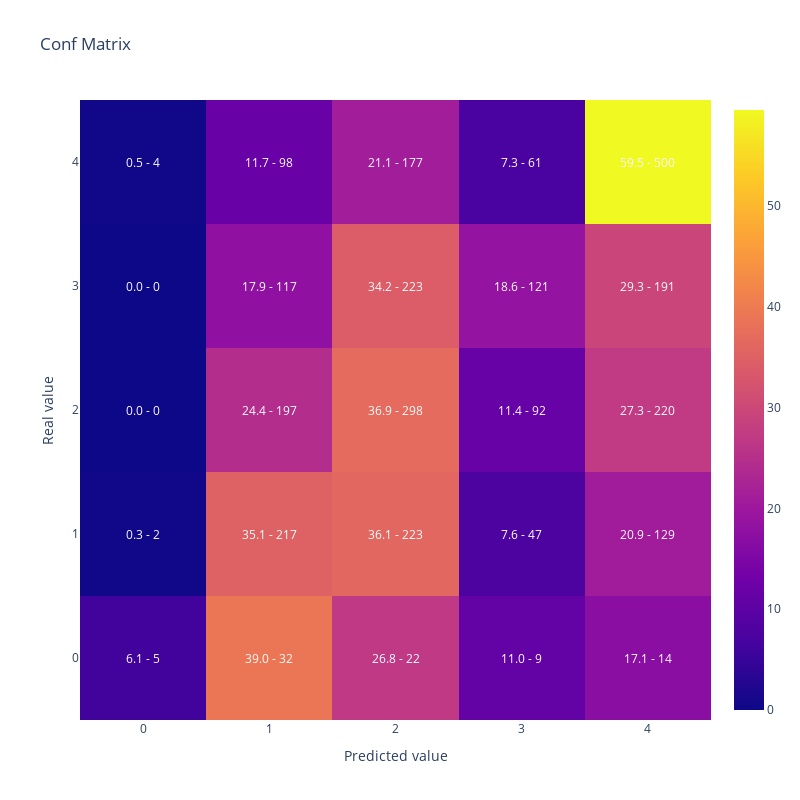

Source (notebook cell):
### Code cell
#Muestro la matriz de confusión
display(plot_confusion_matrix(y_test,y_pred))

### Figure 1 — Plotly figure (JSON) as saved in the notebook; plotly's stock layout.template omitted (floating-point values rounded to 4 significant figures)
{"data": [{"type": "heatmap", "x": [0, 1, 2, 3, 4], "y": [0, 1, 2, 3, 4], "z": [[6.098, 39.02, 26.83, 10.98, 17.07], [0.3236, 35.11, 36.08, 7.605, 20.87], [0, 24.41, 36.93, 11.4, 27.26], [0, 17.94, 34.2, 18.56, 29.29], [0.4762, 11.67, 21.07, 7.262, 59.52]]}], "layout": {"annotations": [{"font": {"color": "white"}, "showarrow": false, "text": "6.1 - 5", "x": 0, "xref": "x", "y": 0, "yref": "y"}, {"font": {"color": "white"}, "showarrow": false, "text": "39.0 - 32", "x": 1, "xref": "x", "y": 0, "yref": "y"}, {"font": {"color": "white"}, "showarrow": false, "text": "26.8 - 22", "x": 2, "xref": "x", "y": 0, "yref": "y"}, {"font": {"color": "white"}, "showarrow": false, "text": "11.0 - 9", "x": 3, "xref": "x", "y": 0, "yref": "y"}, {"font": {"color": "white"}, "showarrow": false, "text": "17.1 - 14", "x": 4, "xref": "x", "y": 0, "yref": "y"}, {"font": {"color": "white"}, "showarrow": false, "text": "0.3 - 2", "x": 0, "xref": "x", "y": 1, "yref": "y"}, {"font": {"color": "white"}, "showarrow": false, "text": "35.1 - 217", "x": 1, "xref": "x", "y": 1, "yref": "y"}, {"font": {"color": "white"}, "showarrow": false, "text": "36.1 - 223", "x": 2, "xref": "x", "y": 1, "yref": "y"}, {"font": {"color": "white"}, "showarrow": false, "text": "7.6 - 47", "x": 3, "xref": "x", "y": 1, "yref": "y"}, {"font": {"color": "white"}, "showarrow": false, "text": "20.9 - 129", "x": 4, "xref": "x", "y": 1, "yref": "y"}, {"font": {"color": "white"}, "showarrow": false, "text": "0.0 - 0", "x": 0, "xref": "x", "y": 2, "yref": "y"}, {"font": {"color": "white"}, "showarrow": false, "text": "24.4 - 197", "x": 1, "xref": "x", "y": 2, "yref": "y"}, {"font": {"color": "white"}, "showarrow": false, "text": "36.9 - 298", "x": 2, "xref": "x", "y": 2, "yref": "y"}, {"font": {"color": "white"}, "showarrow": false, "text": "11.4 - 92", "x": 3, "xref": "x", "y": 2, "yref": "y"}, {"font": {"color": "white"}, "showarrow": false, "text": "27.3 - 220", "x": 4, "xref": "x", "y": 2, "yref": "y"}, {"font": {"color": "white"}, "showarrow": false, "text": "0.0 - 0", "x": 0, "xref": "x", "y": 3, "yref": "y"}, {"font": {"color": "white"}, "showarrow": false, "text": "17.9 - 117", "x": 1, "xref": "x", "y": 3, "yref": "y"}, {"font": {"color": "white"}, "showarrow": false, "text": "34.2 - 223", "x": 2, "xref": "x", "y": 3, "yref": "y"}, {"font": {"color": "white"}, "showarrow": false, "text": "18.6 - 121", "x": 3, "xref": "x", "y": 3, "yref": "y"}, {"font": {"color": "white"}, "showarrow": false, "text": "29.3 - 191", "x": 4, "xref": "x", "y": 3, "yref": "y"}, {"font": {"color": "white"}, "showarrow": false, "text": "0.5 - 4", "x": 0, "xref": "x", "y": 4, "yref": "y"}, {"font": {"color": "white"}, "showarrow": false, "text": "11.7 - 98", "x": 1, "xref": "x", "y": 4, "yref": "y"}, {"font": {"color": "white"}, "showarrow": false, "text": "21.1 - 177", "x": 2, "xref": "x", "y": 4, "yref": "y"}, {"font": {"color": "white"}, "showarrow": false, "text": "7.3 - 61", "x": 3, "xref": "x", "y": 4, "yref": "y"}, {"font": {"color": "white"}, "showarrow": false, "text": "59.5 - 500", "x": 4, "xref": "x", "y": 4, "yref": "y"}], "height": 800, "title": {"text": "Conf Matrix"}, "width": 800, "xaxis": {"title": {"text": "Predicted value"}}, "yaxis": {"title": {"text": "Real value"}}}}
